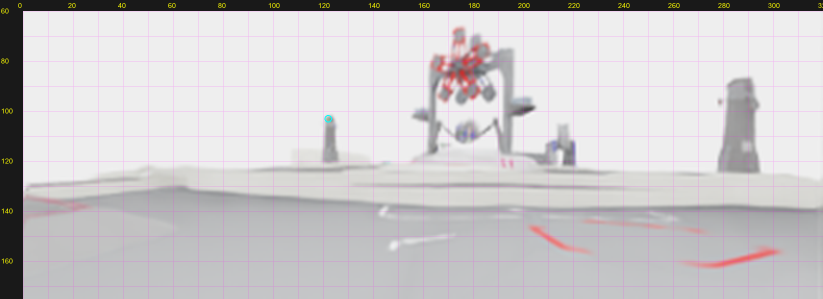
#> input picture docs/reports/perception/annotation_verify_20261104/pilot/tiny_blind/band_00.png, 1646 x 597 px (shown at 1/2 size)
$ python -i tiny_render_bands.py   (imports and definitions only)
#> lines starting #> are read from the running program, lines starting #| are printed output that depends on the picture
"""Render wide band crops (5x) for TINY blind frames to identify tiny targets."""
import json
from pathlib import Path
from PIL import Image, ImageDraw, ImageFont
REPO = Path(r"E:\isaac\proj_boom_birds")
BASE = REPO/"docs/reports/perception/annotation_verify_20261104"
LIST = REPO/"docs/reports/perception/posteval_20261104/TINY_BLIND_REANNOTATION_FRAMES_20261104.json"
OUT = BASE/"pilot/tiny_blind"
# [1 line that did not run here, left out]
def font(size=13):
#> called with size = 14
    for name in ("DejaVuSans.ttf","arial.ttf"):
        try: return ImageFont.truetype(name,size)
        except Exception: pass
#> (reads docs/reports/perception/annotation_verify_20261104/pilot/identity_t25/cues.json from the repository)
    return ImageFont.load_default()
F = font(14)
def band(src,dst,box=(0,60,320,175),scale=5,step=10):
#> called with src = 'tiny_blind/band_00.png', dst = 'out.png', box = (0, 60, 320, 175), scale = 5, step = 10
    img=Image.open(src).convert("RGB"); x0,y0,x1,y1=box
#> in band, img is the input picture: PIL image 1646x597 RGB; mean R, G, B 203.3, 200.5, 202.5
    crop=img.crop(box); cw,ch=crop.size
#> after `crop = img.crop(box)`:
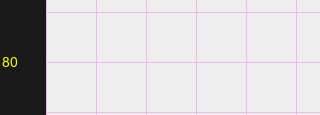
#> crop: PIL image 320x115 RGB; mean R, G, B 207.9, 205.5, 207.5
#> after `cw, ch = crop.size`: cw = 320; ch = 115
    big=crop.resize((cw*scale,ch*scale),Image.LANCZOS)
    canvas=Image.new("RGB",(cw*scale+46,ch*scale+22),(25,25,25)); canvas.paste(big,(46,22))
#> after `canvas = Image.new('RGB', (cw * scale + 46, ch * scale + 22), (25, 25,`: canvas: PIL image 1646x597 RGB; every value is 25
#> after `canvas.paste(big, (46, 22))`:
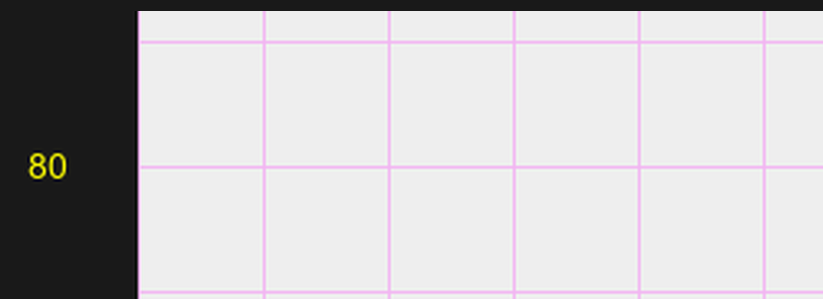
#> canvas: PIL image 1646x597 RGB (shown at 1/2 size); mean R, G, B 196.2, 193.9, 195.9
    ov=Image.new("RGBA",canvas.size,(0,0,0,0)); d=ImageDraw.Draw(ov)
#> after `ov = Image.new('RGBA', canvas.size, (0, 0, 0, 0))`: ov: PIL image 1646x597 RGBA; every value is 0
    for x in range(x0,x1+1,step):
        xs=46+(x-x0)*scale
        d.line([(xs,22),(xs,22+ch*scale)],fill=(255,0,255,60))
        if (x-x0)%20==0: d.text((xs-10,3),str(x),font=F,fill=(255,255,0,255))
    for y in range(y0,y1+1,step):
        ys=22+(y-y0)*scale
        d.line([(46,ys),(46+cw*scale,ys)],fill=(255,0,255,60))
        if (y-y0)%20==0: d.text((2,ys-8),str(y),font=F,fill=(255,255,0,255))
    Image.alpha_composite(canvas.convert("RGBA"),ov).convert("RGB").save(dst)
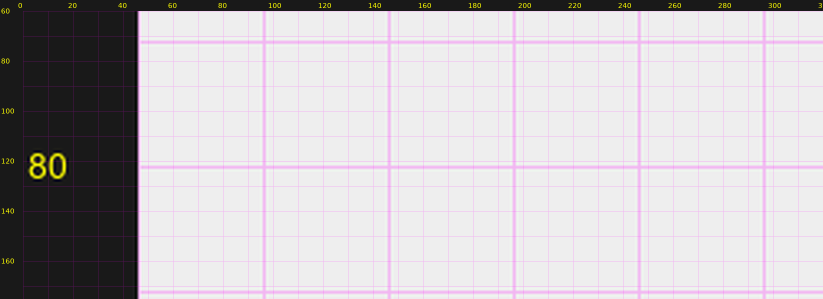
#> saved as out.png: PIL image 1646x597 RGB (shown at 1/2 size); mean R, G, B 197.1, 192.5, 196.3
cues=json.loads((OUT/"cues.json").read_text(encoding="utf-8"))
# [11 lines not run here, left out]

>>> result = band('tiny_blind/band_00.png', 'out.png')
